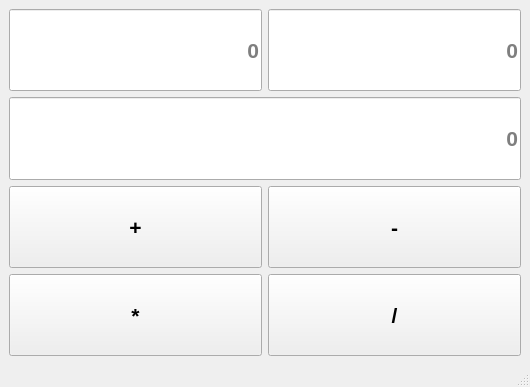
<?xml version="1.0" encoding="UTF-8"?>
<ui version="4.0">
 <class>MainWindow</class>
 <widget class="QMainWindow" name="MainWindow">
  <property name="geometry">
   <rect>
    <x>0</x>
    <y>0</y>
    <width>530</width>
    <height>387</height>
   </rect>
  </property>
  <property name="windowTitle">
   <string>MainWindow</string>
  </property>
  <widget class="QWidget" name="centralwidget">
   <layout class="QGridLayout" name="gridLayout_2">
    <item row="0" column="0">
     <layout class="QGridLayout" name="gridLayout">
      <item row="0" column="2">
       <widget class="QLineEdit" name="number2">
        <property name="enabled">
         <bool>true</bool>
        </property>
        <property name="sizePolicy">
         <sizepolicy hsizetype="Minimum" vsizetype="MinimumExpanding">
          <horstretch>0</horstretch>
          <verstretch>0</verstretch>
         </sizepolicy>
        </property>
        <property name="font">
         <font>
          <pointsize>16</pointsize>
          <weight>75</weight>
          <bold>true</bold>
         </font>
        </property>
        <property name="mouseTracking">
         <bool>true</bool>
        </property>
        <property name="locale">
         <locale language="Russian" country="Russia"/>
        </property>
        <property name="inputMethodHints">
         <set>Qt::ImhFormattedNumbersOnly</set>
        </property>
        <property name="text">
         <string/>
        </property>
        <property name="frame">
         <bool>true</bool>
        </property>
        <property name="echoMode">
         <enum>QLineEdit::Normal</enum>
        </property>
        <property name="alignment">
         <set>Qt::AlignRight|Qt::AlignTrailing|Qt::AlignVCenter</set>
        </property>
        <property name="placeholderText">
         <string>0</string>
        </property>
       </widget>
      </item>
      <item row="0" column="1">
       <widget class="QLineEdit" name="number1">
        <property name="enabled">
         <bool>true</bool>
        </property>
        <property name="sizePolicy">
         <sizepolicy hsizetype="Minimum" vsizetype="MinimumExpanding">
          <horstretch>0</horstretch>
          <verstretch>0</verstretch>
         </sizepolicy>
        </property>
        <property name="font">
         <font>
          <pointsize>16</pointsize>
          <weight>75</weight>
          <bold>true</bold>
         </font>
        </property>
        <property name="mouseTracking">
         <bool>true</bool>
        </property>
        <property name="locale">
         <locale language="Russian" country="Russia"/>
        </property>
        <property name="inputMethodHints">
         <set>Qt::ImhFormattedNumbersOnly</set>
        </property>
        <property name="text">
         <string/>
        </property>
        <property name="frame">
         <bool>true</bool>
        </property>
        <property name="echoMode">
         <enum>QLineEdit::Normal</enum>
        </property>
        <property name="alignment">
         <set>Qt::AlignRight|Qt::AlignTrailing|Qt::AlignVCenter</set>
        </property>
        <property name="placeholderText">
         <string>0</string>
        </property>
       </widget>
      </item>
      <item row="1" column="1" colspan="2">
       <widget class="QLineEdit" name="result">
        <property name="sizePolicy">
         <sizepolicy hsizetype="Minimum" vsizetype="MinimumExpanding">
          <horstretch>0</horstretch>
          <verstretch>0</verstretch>
         </sizepolicy>
        </property>
        <property name="font">
         <font>
          <pointsize>16</pointsize>
          <weight>75</weight>
          <bold>true</bold>
         </font>
        </property>
        <property name="locale">
         <locale language="Saho" country="Eritrea"/>
        </property>
        <property name="inputMethodHints">
         <set>Qt::ImhHiddenText|Qt::ImhPreferNumbers</set>
        </property>
        <property name="alignment">
         <set>Qt::AlignRight|Qt::AlignTrailing|Qt::AlignVCenter</set>
        </property>
        <property name="readOnly">
         <bool>true</bool>
        </property>
        <property name="placeholderText">
         <string>0</string>
        </property>
       </widget>
      </item>
      <item row="2" column="1">
       <widget class="QPushButton" name="pushButton">
        <property name="sizePolicy">
         <sizepolicy hsizetype="Minimum" vsizetype="Expanding">
          <horstretch>0</horstretch>
          <verstretch>0</verstretch>
         </sizepolicy>
        </property>
        <property name="font">
         <font>
          <pointsize>16</pointsize>
          <weight>75</weight>
          <bold>true</bold>
         </font>
        </property>
        <property name="text">
         <string>+</string>
        </property>
       </widget>
      </item>
      <item row="2" column="2">
       <widget class="QPushButton" name="pushButton_2">
        <property name="sizePolicy">
         <sizepolicy hsizetype="Minimum" vsizetype="Expanding">
          <horstretch>0</horstretch>
          <verstretch>0</verstretch>
         </sizepolicy>
        </property>
        <property name="font">
         <font>
          <pointsize>16</pointsize>
          <weight>75</weight>
          <bold>true</bold>
         </font>
        </property>
        <property name="text">
         <string>-</string>
        </property>
       </widget>
      </item>
      <item row="3" column="2">
       <widget class="QPushButton" name="pushButton_3">
        <property name="sizePolicy">
         <sizepolicy hsizetype="Minimum" vsizetype="Expanding">
          <horstretch>0</horstretch>
          <verstretch>0</verstretch>
         </sizepolicy>
        </property>
        <property name="font">
         <font>
          <pointsize>16</pointsize>
          <weight>75</weight>
          <bold>true</bold>
         </font>
        </property>
        <property name="text">
         <string>/</string>
        </property>
       </widget>
      </item>
      <item row="3" column="1">
       <widget class="QPushButton" name="pushButton_4">
        <property name="sizePolicy">
         <sizepolicy hsizetype="Minimum" vsizetype="Expanding">
          <horstretch>0</horstretch>
          <verstretch>0</verstretch>
         </sizepolicy>
        </property>
        <property name="font">
         <font>
          <pointsize>16</pointsize>
          <weight>75</weight>
          <bold>true</bold>
         </font>
        </property>
        <property name="text">
         <string>*</string>
        </property>
       </widget>
      </item>
     </layout>
    </item>
   </layout>
  </widget>
  <widget class="QMenuBar" name="menubar">
   <property name="geometry">
    <rect>
     <x>0</x>
     <y>0</y>
     <width>530</width>
     <height>21</height>
    </rect>
   </property>
  </widget>
  <widget class="QStatusBar" name="statusbar"/>
 </widget>
 <resources/>
 <connections>
  <connection>
   <sender>pushButton</sender>
   <signal>clicked()</signal>
   <receiver>MainWindow</receiver>
   <slot>plus()</slot>
   <hints>
    <hint type="sourcelabel">
     <x>244</x>
     <y>328</y>
    </hint>
    <hint type="destinationlabel">
     <x>53</x>
     <y>536</y>
    </hint>
   </hints>
  </connection>
  <connection>
   <sender>pushButton_2</sender>
   <signal>clicked()</signal>
   <receiver>MainWindow</receiver>
   <slot>minus()</slot>
   <hints>
    <hint type="sourcelabel">
     <x>505</x>
     <y>354</y>
    </hint>
    <hint type="destinationlabel">
     <x>715</x>
     <y>568</y>
    </hint>
   </hints>
  </connection>
  <connection>
   <sender>pushButton_3</sender>
   <signal>clicked()</signal>
   <receiver>MainWindow</receiver>
   <slot>division()</slot>
   <hints>
    <hint type="sourcelabel">
     <x>601</x>
     <y>485</y>
    </hint>
    <hint type="destinationlabel">
     <x>602</x>
     <y>575</y>
    </hint>
   </hints>
  </connection>
  <connection>
   <sender>pushButton_4</sender>
   <signal>clicked()</signal>
   <receiver>MainWindow</receiver>
   <slot>multiplication()</slot>
   <hints>
    <hint type="sourcelabel">
     <x>210</x>
     <y>482</y>
    </hint>
    <hint type="destinationlabel">
     <x>211</x>
     <y>563</y>
    </hint>
   </hints>
  </connection>
 </connections>
 <slots>
  <slot>plus()</slot>
  <slot>minus()</slot>
  <slot>division()</slot>
  <slot>multiplication()</slot>
 </slots>
</ui>
